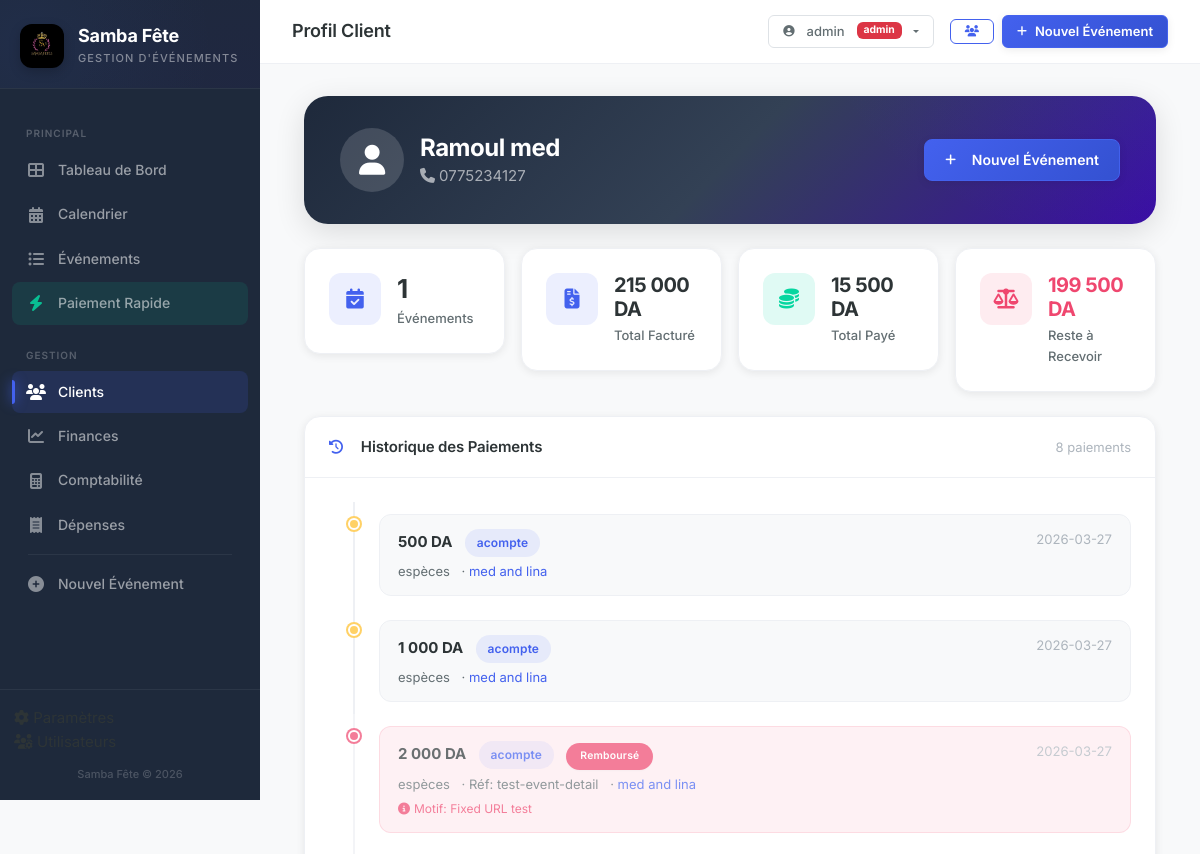
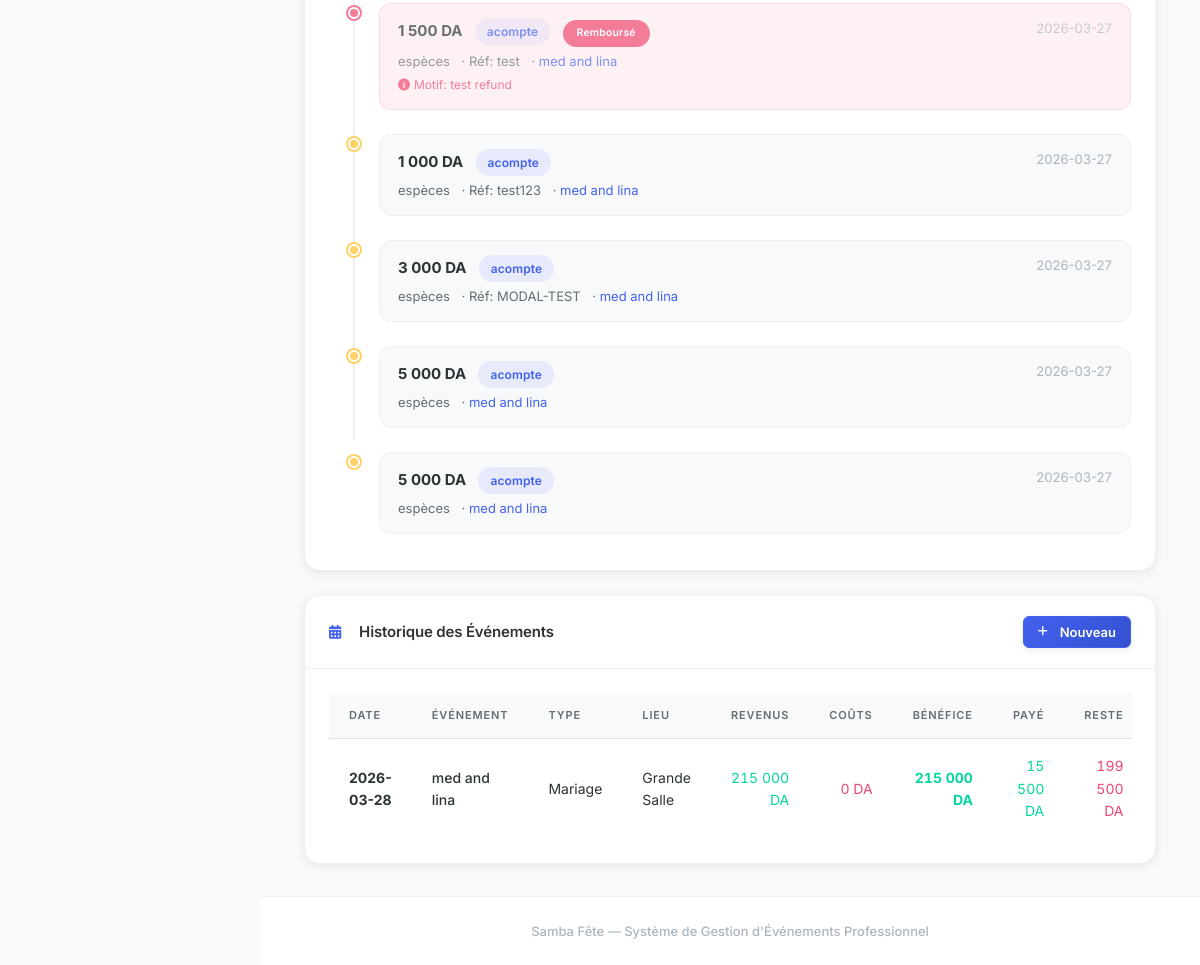
Page /client/6 (signed in) on the earlier database version (2 pictures, top to bottom).
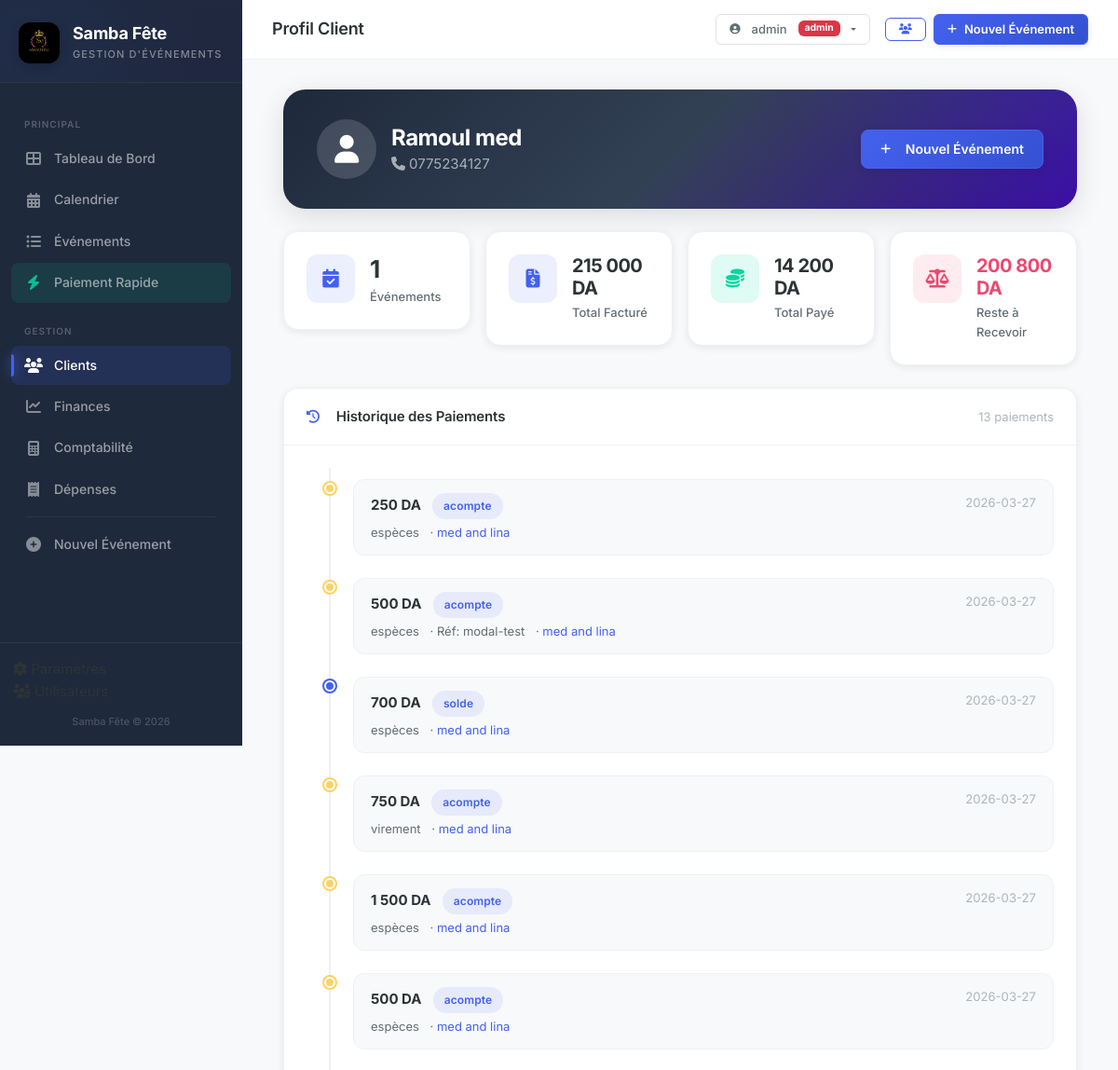
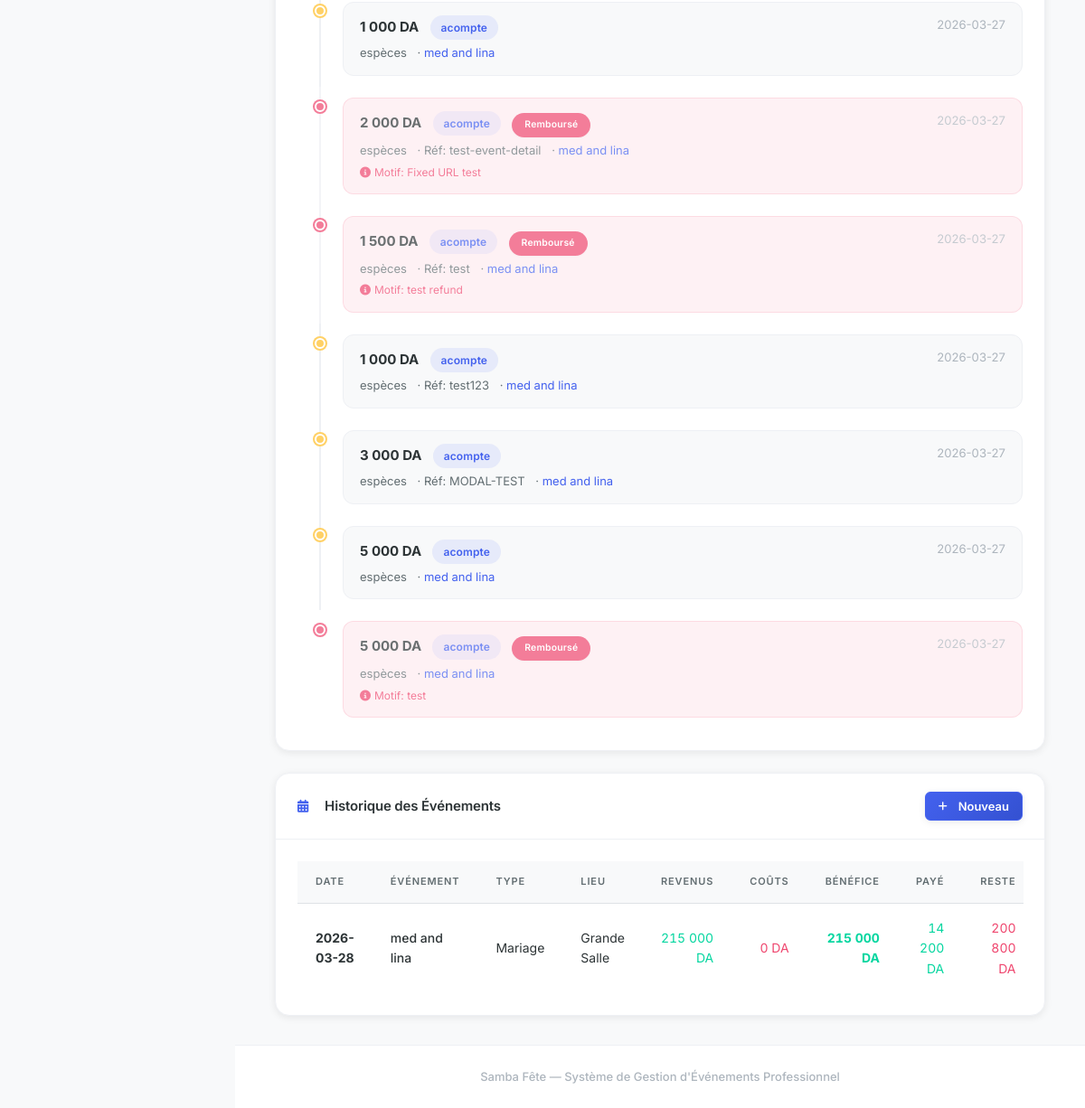
Same page on the later database version (2 pictures, top to bottom).
### tables this page shows
CREATE TABLE payments (
            id INTEGER PRIMARY KEY AUTOINCREMENT,
            event_id INTEGER NOT NULL,
            amount REAL NOT NULL,
            payment_date TEXT DEFAULT (datetime('now','localtime')),
            method TEXT DEFAULT 'espèces',
            payment_type TEXT DEFAULT 'acompte',
            reference TEXT,
            is_refunded INTEGER DEFAULT 0,
            refund_date TEXT,
            refund_reason TEXT,
            notes TEXT,
            FOREIGN KEY (event_id) REFERENCES events(id)
        );

CREATE TABLE events (
            id INTEGER PRIMARY KEY AUTOINCREMENT,
            title TEXT NOT NULL,
            client_id INTEGER NOT NULL,
            venue_id INTEGER NOT NULL,
            venue_id2 INTEGER,
            event_type TEXT NOT NULL,
            event_date TEXT NOT NULL,
            time_slot TEXT NOT NULL,
            guests_men INTEGER DEFAULT 0,
            guests_women INTEGER DEFAULT 0,
            status TEXT DEFAULT 'en attente',
            notes TEXT,
            total_amount REAL DEFAULT 0,
            deposit_required REAL DEFAULT 20000,
            created_at TEXT DEFAULT (datetime('now','localtime')),
            updated_at TEXT DEFAULT (datetime('now','localtime')),
            FOREIGN KEY (client_id) REFERENCES clients(id),
            FOREIGN KEY (venue_id) REFERENCES venues(id),
            FOREIGN KEY (venue_id2) REFERENCES venues(id)
        );

CREATE TABLE venues (
            id INTEGER PRIMARY KEY AUTOINCREMENT,
            name TEXT NOT NULL,
            capacity_men INTEGER DEFAULT 0,
            capacity_women INTEGER DEFAULT 0,
            is_active INTEGER DEFAULT 1
        );

### app.py (the view)
@app.route("/client/<int:client_id>")
@login_required
def client_detail(client_id):
    db = get_db_connection()
    client = db.execute("SELECT * FROM clients WHERE id=?", (client_id,)).fetchone()
    if not client:
        flash("Client introuvable", "danger")
        return redirect(url_for("client_list"))
    events = db.execute(
        "SELECT e.*, v.name as venue_name FROM events e "
        "JOIN venues v ON e.venue_id=v.id WHERE e.client_id=? ORDER BY e.event_date DESC",
        (client_id,),
    ).fetchall()
    total_owed = db.execute(
        "SELECT COALESCE(SUM(total_amount),0) as s FROM events WHERE client_id=?",
        (client_id,),
    ).fetchone()["s"]
    total_paid = db.execute(
        "SELECT COALESCE(SUM(CASE WHEN p.is_refunded=0 THEN p.amount ELSE 0 END),0) as s "
        "FROM payments p JOIN events e ON p.event_id=e.id WHERE e.client_id=?",
        (client_id,),
    ).fetchone()["s"]
    all_payments = db.execute(
        "SELECT p.*, e.title as event_title, e.id as event_id "
        "FROM payments p "
        "JOIN events e ON p.event_id=e.id "
        "WHERE e.client_id=? "
        "ORDER BY p.payment_date DESC",
        (client_id,),
    ).fetchall()
    event_financials = {}
    for ev in events:
        revenue = db.execute(
            "SELECT COALESCE(SUM(amount),0) as s FROM event_lines WHERE event_id=? AND is_cost=0",
            (ev["id"],),
        ).fetchone()["s"]
        costs = db.execute(
            "SELECT COALESCE(SUM(amount),0) as s FROM event_lines WHERE event_id=? AND is_cost=1",
            (ev["id"],),
        ).fetchone()["s"]
        paid = db.execute(
            "SELECT COALESCE(SUM(amount),0) as s FROM payments WHERE event_id=? AND is_refunded=0",
            (ev["id"],),
        ).fetchone()["s"]
        event_financials[ev["id"]] = {
            "revenue": float(revenue),
            "costs": float(costs),
            "profit": float(revenue) - float(costs),
            "paid": float(paid),
            "remaining": round(float(ev["total_amount"]) - float(paid), 2),
        }
    return render_template(
        "client_detail.html",
        client=client,
        events=events,
        total_owed=total_owed,
        total_paid=total_paid,
        all_payments=all_payments,
        event_financials=event_financials,
    )

### app.py (called while the page is built)
@login_manager.user_loader
def load_user(user_id):
    return get_user_by_id(user_id)

@app.teardown_appcontext
def close_db_connection(exception):
    db = getattr(g, "_database", None)
    if db is not None:
        db.close()

def get_db_connection():
    db = getattr(g, "_database", None)
    if db is None:
        db = g._database = get_db()
    return db

def format_da(amount):
    try:
        return f"{float(amount):,.0f} DA".replace(",", " ")
    except (ValueError, TypeError):
        return "0 DA"

@app.context_processor
def inject_year():
    return {"current_year": datetime.now().year}

### models.py (called while the page is built)
def is_postgres():
    return DATABASE_URL.startswith("postgresql://")

def get_db():
    if is_postgres():
        conn = psycopg2.connect(DATABASE_URL)
        conn.autocommit = True
        return DB(conn, True)
    else:
        import sqlite3
        db_path = os.path.join(
            os.path.dirname(os.path.abspath(__file__)), "samba_fete.db"
        )
        conn = sqlite3.connect(db_path, timeout=10)
        conn.row_factory = sqlite3.Row
        conn.execute("PRAGMA foreign_keys = ON")
        return DB(conn, False)

    @property
    def is_authenticated(self):
        return True

### templates/client_detail.html (shortened to what the changed rows need)
{% extends "base.html" %}
{% block content %}
<div class="container-fluid">
    <div class="event-header-bar mb-4">
        <div class="row align-items-center">
            <div class="col-md-8">
                <div class="d-flex align-items-center">
                    <div>
                        <h2 class="event-title mb-0">{{ client.name }}</h2>
                    </div>
                </div>
            </div>
        </div>
    </div>
    <div class="row g-3 mb-4">
        <div class="col-6 col-lg-3">
            <div class="stat-card">
                <div class="stat-info">
                    <span class="stat-value" style="font-size: 1.25rem;">{{ total_paid | format_da }}</span>
                    <span class="stat-label">Total Payé</span>
                </div>
            </div>
        </div>
        <div class="col-6 col-lg-3">
            <div class="stat-card">
                {% set remaining = total_owed - total_paid %}
                <div class="stat-info">
                    <span class="stat-value {% if remaining > 0 %}text-danger{% else %}text-success{% endif %}" style="font-size: 1.25rem;">
                        {{ remaining | format_da }}
                    </span>
                    <span class="stat-label">Reste à Recevoir</span>
                </div>
            </div>
        </div>
    </div>
    {% if all_payments %}
    <div class="card-custom mb-4">
        <div class="card-header-custom">
            <h5 class="mb-0"><i class="fas fa-history me-2"></i>Historique des Paiements</h5>
            <span class="text-muted" style="font-size: 0.8125rem;">{{ all_payments | length }} paiements</span>
        </div>
        <div class="card-body-custom">
            <div class="payment-timeline">
                {% for p in all_payments %}
                <div class="timeline-item {% if p.is_refunded %}refunded{% endif %}">
                    <div class="timeline-marker {% if p.is_refunded %}refunded{% elif p.payment_type == 'acompte' %}deposit{% elif p.payment_type == 'solde' %}final{% endif %}"></div>
                    <div class="timeline-content">
                        <div class="d-flex justify-content-between align-items-start">
                            <div>
                                <strong style="font-size: 0.9375rem;">{{ p.amount | format_da }}</strong>
                                <span class="badge-slot ms-2">{{ p.payment_type }}</span>
                                {% if p.is_refunded %}
                                <span class="badge-status ms-2" style="background: var(--danger); font-size: 0.65rem;">Remboursé</span>
                                {% endif %}
                            </div>
                                <small class="text-muted">{{ p.payment_date[:10] if p.payment_date else 'N/A' }}</small>
                        </div>
                        <div class="mt-1" style="font-size: 0.8125rem; color: var(--text-secondary);">
                            <span>{{ p.method }}</span>
                            {% if p.reference %}
                            <span class="ms-2">· Réf: {{ p.reference }}</span>
                            {% endif %}
                            <span class="ms-2">· <a href="{{ url_for('event_detail', event_id=p.event_id) }}">{{ p.event_title }}</a></span>
                        </div>
                        {% if p.is_refunded and p.notes and '[REMBOURSÉ' in p.notes %}
                        <div class="mt-1" style="font-size: 0.75rem; color: var(--danger);">
                            <i class="fas fa-info-circle me-1"></i>Motif: {{ p.notes.split('[REMBOURSÉ')[-1].rstrip(']').strip(': ') }}
                        </div>
                        {% endif %}
                    </div>
                </div>
                {% endfor %}
            </div>
        </div>
    </div>
    {% endif %}
    <div class="card-custom">
        <div class="card-body-custom">
            {% if events %}
            <div class="table-responsive">
                <table class="table-elegant">
                    <thead>
                        <tr>
                            <th>Date</th>
                            <th>Événement</th>
                            <th>Type</th>
                            <th>Lieu</th>
                            <th class="text-end">Revenus</th>
                            <th class="text-end">Coûts</th>
                            <th class="text-end">Bénéfice</th>
                            <th class="text-end">Payé</th>
                            <th class="text-end">Reste</th>
                        </tr>
                    </thead>
                    <tbody>
                        {% for ev in events %}
                        {% set ev_data = event_financials[ev.id] %}
                        <tr class="clickable-row" onclick="window.location='{{ url_for('event_detail', event_id=ev.id) }}'">
                            <td><strong>{{ ev.event_date[:10] }}</strong></td>
                            <td style="font-weight: 500;">{{ ev.title }}</td>
                            <td>{{ ev.event_type }}</td>
                            <td>{{ ev.venue_name }}</td>
                            <td class="text-end text-success" style="font-variant-numeric: tabular-nums;">{{ ev_data.revenue | format_da }}</td>
                            <td class="text-end text-danger" style="font-variant-numeric: tabular-nums;">{{ ev_data.costs | format_da }}</td>
                            <td class="text-end" style="font-weight: 700; font-variant-numeric: tabular-nums; {% if ev_data.profit > 0 %}color: var(--success);{% else %}color: var(--danger);{% endif %}">
                                {{ ev_data.profit | format_da }}
                            </td>
                            <td class="text-end text-success" style="font-variant-numeric: tabular-nums;">{{ ev_data.paid | format_da }}</td>
                            <td class="text-end {% if ev_data.remaining > 0 %}text-danger{% endif %}" style="font-variant-numeric: tabular-nums;">
                                {{ ev_data.remaining | format_da }}
                            </td>
                        </tr>
                        {% endfor %}
                    </tbody>
                </table>
            </div>
            {% endif %}
        </div>
    </div>
</div>
{% endblock %}

Differences in the rows shown:
added payments: is_refunded 0 (drawn), amount "250 DA", payment_type "acompte", payment_date "2026-03-27", method "espèces", event_title "med and lina"
added payments: is_refunded 0 (drawn), amount "500 DA", payment_type "acompte", payment_date "2026-03-27", method "espèces", reference "modal-test", event_title "med and lina"
added payments: is_refunded 0 (drawn), amount "700 DA", payment_type "solde", payment_date "2026-03-27", method "espèces", event_title "med and lina"
added payments: is_refunded 0 (drawn), amount "750 DA", payment_type "acompte", payment_date "2026-03-27", method "virement", event_title "med and lina"
added payments: is_refunded 0 (drawn), amount "1 500 DA", payment_type "acompte", payment_date "2026-03-27", method "espèces", event_title "med and lina"
changed payments (number 13 of 13 on the later page): is_refunded 0 → 1 (drawn); notes.split (not shown) → "test"
computed for events "med and lina": paid "15 500 DA" → "14 200 DA"; remaining "199 500 DA" → "200 800 DA"
Other differences:
{{ total_paid | format_da }}: "15 500 DA" → "14 200 DA"
{{ remaining | format_da }}: "199 500 DA" → "200 800 DA"
{{ all_payments | length }}: "8" → "13"
